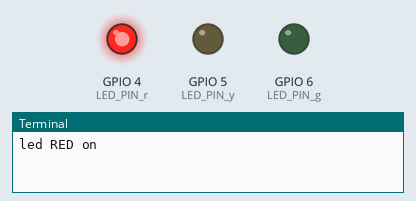
The program below on a simulated Raspberry Pi (BCM pin numbers). Parts: output pins drawn as LEDs (lit = HIGH), the last lines printed to the terminal. At 6.0 s the program stops and its outputs stay as they are.

Above: at 0.1 s.
At 2.1 s:
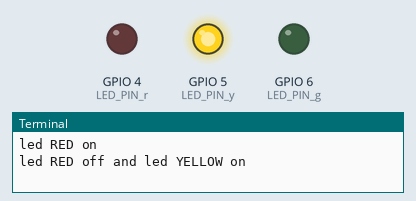
At 4.1 s:
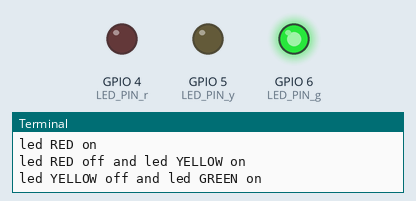
At 6.1 s:
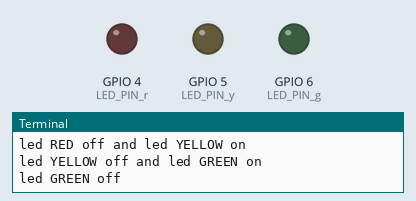
Timing chart, 0 to 7.5 s (numbered marks = the images above):
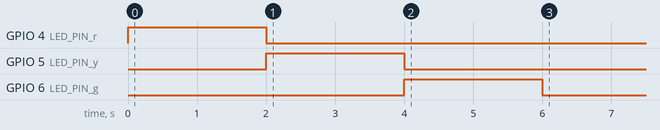

The program:

led_blink_test.py
```python
import RPi.GPIO as GPIO
import time

LED_PIN_r = 4
LED_PIN_y = 5
LED_PIN_g = 6

GPIO.setmode(GPIO.BCM) #BCM pin번호를 따르겠다는 의미
GPIO.setup(LED_PIN_r, GPIO.OUT)
GPIO.setup(LED_PIN_y, GPIO.OUT)
GPIO.setup(LED_PIN_g, GPIO.OUT)

'''
GPIO.output(LED_PIN_g, GPIO.LOW)
GPIO.output(LED_PIN_r, GPIO.LOW)
GPIO.output(LED_PIN_y, GPIO.LOW)
'''

GPIO.output(LED_PIN_r, GPIO.HIGH)
print("led RED on")

time.sleep(2)

GPIO.output(LED_PIN_r, GPIO.LOW)
GPIO.output(LED_PIN_y, GPIO.HIGH)
print("led RED off and led YELLOW on")

time.sleep(2)

GPIO.output(LED_PIN_y, GPIO.LOW)
GPIO.output(LED_PIN_g, GPIO.HIGH)
print("led YELLOW off and led GREEN on")

time.sleep(2)

GPIO.output(LED_PIN_g, GPIO.LOW)
print("led GREEN off")


GPIO.setup(LED_PIN_r, GPIO.IN)
GPIO.setup(LED_PIN_y, GPIO.IN)
GPIO.setup(LED_PIN_g, GPIO.IN)
GPIO.cleanup() #pin 초기화
```

Measured:
- by itself, GPIO 4 (LED_PIN_r): LOW → HIGH at 0.00 s, → LOW 2.0 s later
- by itself, GPIO 5 (LED_PIN_y): LOW → HIGH at 2.0 s, → LOW 2.0 s later
- by itself, GPIO 6 (LED_PIN_g): LOW → HIGH at 4.0 s, → LOW 2.0 s later
